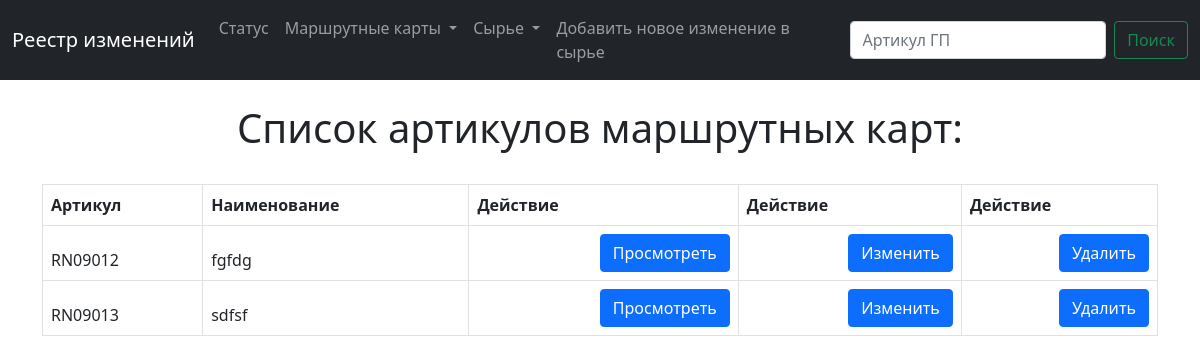
The page /list_sku on the database as committed earlier.
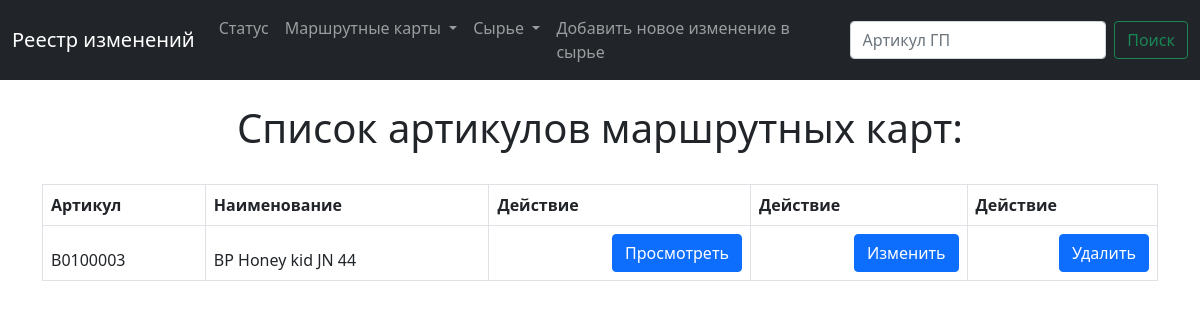
The same page on the database as committed later.
### main/models.py (models this page shows, shortened)
class Sku (models.Model):
    num = models.CharField(max_length=200)  # артикул готоваой продукции (ГП)
    name = models.CharField(max_length=200)  # наименование ГП
    raw = models.ManyToManyField(Raw, blank=True, null=True)  # сырье
    weight = models.IntegerField(blank=True, null=True)  # вес
    photo = models.ImageField(blank=True, null=True,
                              upload_to="images/")  # фото
    type = models.ForeignKey(ProductsTypes, blank=True, null=True, on_delete=models.CASCADE)

### main/views.py (the view)
# urls.py: path('list_sku', views.list_sku, name='list_sku'),
def list_sku(request):
    skus = Sku.objects.all()
    return render(request, 'main/list_sku.html', {'skus': skus})

### main/templates/main/list_sku.html (shortened to what this page needs)
{% extends 'main/base.html' %}
{% block content%}
    {% if skus %}
        <br>
        <center>
            <h1> Cписок артикулов маршрутных карт: </h1>
        </center>
        <br>
        <div class="container">
            <table class="table table-bordered">
                <thead>
                    <tr style="font-weight:bold">
                        <td>Артикул</td>
                        <td>Наименование</td>
                        <td>Действие</td>
                        <td>Действие</td>
                        <td>Действие</td>
                    </tr>
                    <tr>
                        {% for sku in skus %}
                            <td>{{ sku.num }}</td>
                            <td>{{ sku.name }}</td>
                            <td align="right">
                                <div class="btn-group" role="group" aria-label="Basic example">
                                    <a href="{% url 'show_sku' sku.id %}" type="button" class="btn btn-primary">Просмотреть</a>
                                </div>
                            </td>
                            <td align="right">
                                <div class="btn-group" role="group" aria-label="Basic example">
                                    <a href="{% url 'update_sku' sku.id %}" type="button" class="btn btn-primary">Изменить</a>
                                </div>
                            </td>
                            <td align="right">
                                <div class="btn-group" role="group" aria-label="Basic example">
                                    <a href="{% url 'delete_sku' sku.id %}" type="button" class="btn btn-primary">Удалить</a>
                                </div>
                            </td>
                            </tr>
                        {% endfor %}
                    </thead>
                </table>
            </div>
    {% endif %}
{%endblock%}

Rows that differ between the two databases and show on the page:
removed Sku: num "RN09012", name "fgfdg"
removed Sku: num "RN09013", name "sdfsf"
added Sku: num "B0100003", name "BP Honey kid JN 44"
